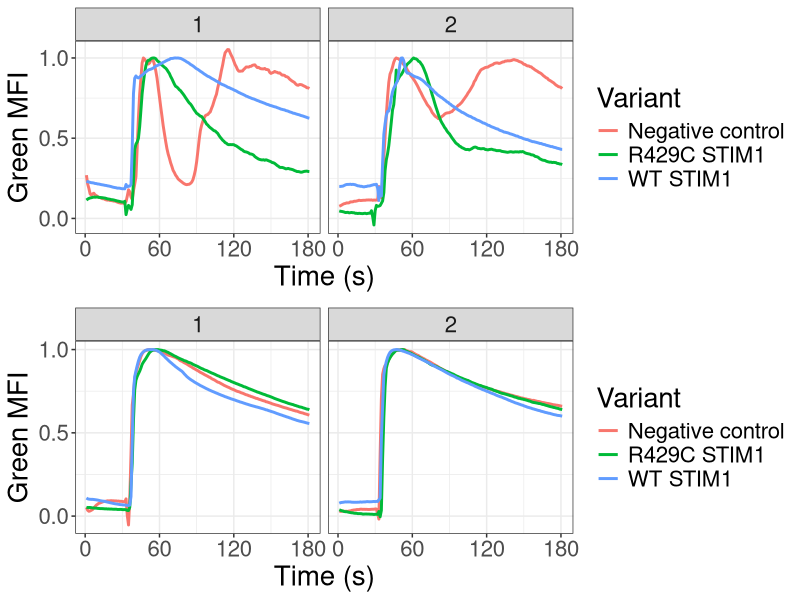

Write R code to recreate this figure.
## ---- chunk 1
library(tidyverse)
library(reshape2)
library(gridExtra)
theme_set(theme_bw())

## ---- chunk 2
rep1 = read.csv("rep1_signal.csv")
rep1 = rep1[-1]
rep2 = read.csv("rep2_signal.csv")
rep2 = rep2[-1]
## ---- chunk 3
#separate based on stimulus and variant
rep1_mch_cch = rep1 %>% filter(Name == "mCherry_cch")
rep1_005_cch = rep1 %>% filter(Name == "pNK005_cch")
rep1_013_cch = rep1 %>% filter(Name == "pNK013_cch")

rep1_mch_iono = rep1 %>% filter(Name == "mCherry_ionomycin")
rep1_005_iono = rep1 %>% filter(Name == "pNK005_ionomycin")
rep1_013_iono = rep1 %>% filter(Name == "pNK013_ionomycin")

rep2_mch_cch = rep2 %>% filter(Name == "mCherry_cch")
rep2_005_cch = rep2 %>% filter(Name == "pNK005_cch")
rep2_013_cch = rep2 %>% filter(Name == "pNK013_cch")

rep2_mch_iono = rep2 %>% filter(Name == "mCherry_ionomycin")
rep2_005_iono = rep2 %>% filter(Name == "pNK005_ionomycin")
rep2_013_iono = rep2 %>% filter(Name == "pNK013_ionomycin")

## ---- chunk 4
rep_4b = ggplot()+ scale_x_continuous(limits = c(0,180), breaks = c(0,30,60,90,120,150,180))+ scale_y_continuous(limits = c(0,8000))+
  geom_line(data = rep1_mch_cch, aes(x = ND.T, y = signal, color = "100uM Carbachol"), size =3)+
  geom_line(data = rep1_mch_iono, aes(x = ND.T, y = signal, color = "2uM Ionomycin"), size =3)+
  labs(x = "Time(s)", y = "Green MFI", color = "Condition") +
  theme(text = element_text(size = 20))


#ggsave("rep_4b.pdf", rep_4b, width = 10, useDingbats = F)
## ---- chunk 5
#fluorescence measurements for cch of each replicate
cch_rep1 = bind_rows(rep1_mch_cch, rep1_005_cch, rep1_013_cch) 
cch_rep1 = cch_rep1 %>% mutate(rep = '1')
cch_rep2 = bind_rows(rep2_mch_cch, rep2_005_cch, rep2_013_cch)
cch_rep2 = cch_rep2 %>% mutate(rep = '2')
cch_reps = bind_rows(cch_rep1, cch_rep2)
cch_reps[cch_reps == "mCherry_cch"] = "Negative control"
cch_reps[cch_reps == "pNK005_cch"] = "WT STIM1"
cch_reps[cch_reps == "pNK013_cch"] = "R429C STIM1"

b = ggplot(data = cch_reps, aes(x = ND.T, y = signal, color = Name))+theme_bw()+ scale_y_continuous(limits = c(0,2500))+ scale_x_continuous(limits= c(0,180), breaks = c(0,60,120,180))+
  labs(x = "Time (s)", y = "Green MFI", color = "Variant")+ theme(text = element_text(size = 20)) + 
  geom_line(size = 1) +
  facet_wrap(~rep)

#fluorescence measurements for ionomycin of each replicate
iono_rep1 = bind_rows(rep1_mch_iono, rep1_005_iono, rep1_013_iono) 
iono_rep1 = iono_rep1 %>% mutate(rep = '1')
iono_rep2 = bind_rows(rep2_mch_iono, rep2_005_iono, rep2_013_iono)
iono_rep2 = iono_rep2 %>% mutate(rep = '2')
iono_reps = bind_rows(iono_rep1, iono_rep2)
iono_reps[iono_reps == "mCherry_ionomycin"] = "Negative control"
iono_reps[iono_reps == "pNK005_ionomycin"] = "WT STIM1"
iono_reps[iono_reps == "pNK013_ionomycin"] = "R429C STIM1"

c = ggplot(data = iono_reps, aes(x = ND.T, y = signal, color = Name))+ scale_y_continuous(limits = c(0,6000))+ scale_x_continuous(limits= c(0,180), breaks = c(0,60,120,180))+theme_bw()+ labs(x = "Time (s)", y = "Green MFI")+ theme(text = element_text(size = 20))+
  geom_line(size = 1) +
  facet_wrap(~rep)

# ggsave("cch_reps.pdf", b, width = 7, height = 4)
# ggsave("iono_reps.pdf", c, width = 7, height = 4)

## ---- chunk 6
#100uM carbachol 
#replicate 1
comp_rep1_cch = data.frame(matrix(ncol = 3, nrow = 3))
colnames(comp_rep1_cch) = c("variant", "min_value", "peak_value")
comp_rep1_cch[1,1] = "Negative control"
comp_rep1_cch[2,1] = "WT STIM1"
comp_rep1_cch[3,1] = "R429C STIM1"
comp_rep1_cch[1,2] = min(rep1_mch_cch$signal)
comp_rep1_cch[2,2] = min(rep1_005_cch$signal)
comp_rep1_cch[3,2] = min(rep1_013_cch$signal)
comp_rep1_cch[1,3] = max(rep1_mch_cch$signal)
comp_rep1_cch[2,3] = max(rep1_005_cch$signal)
comp_rep1_cch[3,3] = max(rep1_013_cch$signal)
comp_rep1_cchlg = comp_rep1_cch %>% melt() %>% mutate(replicate = '1')

#replicate 2
comp_rep2_cch = data.frame(matrix(ncol = 3, nrow = 3))
colnames(comp_rep2_cch) = c("variant", "min_value", "peak_value")
comp_rep2_cch[1,1] = "Negative control"
comp_rep2_cch[2,1] = "WT STIM1"
comp_rep2_cch[3,1] = "R429C STIM1"
comp_rep2_cch[1,2] = min(rep2_mch_cch$signal)
comp_rep2_cch[2,2] = min(rep2_005_cch$signal)
comp_rep2_cch[3,2] = min(rep2_013_cch$signal)
comp_rep2_cch[1,3] = max(rep2_mch_cch$signal)
comp_rep2_cch[2,3] = max(rep2_005_cch$signal)
comp_rep2_cch[3,3] = max(rep2_013_cch$signal)
comp_rep2_cchlg = comp_rep2_cch %>% melt() %>% mutate(replicate = '2')

comp_cch = bind_rows(comp_rep1_cchlg, comp_rep2_cchlg)

cch_4c = ggplot(data = comp_cch, aes(x =variable, y= value, color = variant))+ 
  geom_point(position=position_dodge(width = 0.25)) + 
  stat_summary(geom = "point", shape = 8,  position = position_dodge(width = 0.25))+
  scale_x_discrete(labels = c("Initial", "Peak"))+ 
  labs(x = "Time point", y = "Green MFI", color = "Variant")+ 
  theme(text=element_text(size=20), legend.position = "none")

#ggsave("cch_4c.pdf", cch_4c, width = 4, height = 3)

#ionomycin
#replicate 1
comp_rep1_iono = data.frame(matrix(ncol = 3, nrow = 3))
colnames(comp_rep1_iono) = c("variant", "min_value", "peak_value")
comp_rep1_iono[1,1] = "Negative control"
comp_rep1_iono[2,1] = "WT STIM1"
comp_rep1_iono[3,1] = "R429C STIM1"
comp_rep1_iono[1,2] = min(rep1_mch_iono$signal)
comp_rep1_iono[2,2] = min(rep1_005_iono$signal)
comp_rep1_iono[3,2] = min(rep1_013_iono$signal)
comp_rep1_iono[1,3] = max(rep1_mch_iono$signal)
comp_rep1_iono[2,3] = max(rep1_005_iono$signal)
comp_rep1_iono[3,3] = max(rep1_013_iono$signal)
comp_rep1_ionolg = comp_rep1_iono %>% melt() %>% mutate(replicate = '1')

# #replicate 2
comp_rep2_iono = data.frame(matrix(ncol = 3, nrow = 3))
colnames(comp_rep2_iono) = c("variant", "min_value", "peak_value")
comp_rep2_iono[1,1] = "Negative control"
comp_rep2_iono[2,1] = "WT STIM1"
comp_rep2_iono[3,1] = "R429C STIM1"
comp_rep2_iono[1,2] = min(rep2_mch_iono$signal)
comp_rep2_iono[2,2] = min(rep2_005_iono$signal)
comp_rep2_iono[3,2] = min(rep2_013_iono$signal)
comp_rep2_iono[1,3] = max(rep2_mch_iono$signal)
comp_rep2_iono[2,3] = max(rep2_005_iono$signal)
comp_rep2_iono[3,3] = max(rep2_013_iono$signal)
comp_rep2_ionolg = comp_rep2_iono %>% melt() %>% mutate(replicate = '2')

comp_iono = bind_rows(comp_rep1_ionolg, comp_rep2_ionolg)

iono_4c = ggplot(data = comp_iono, aes(x =variable, y= value, color = variant))+ scale_y_continuous(limits = c(0,6000))+
 geom_point(position=position_dodge(width = 0.25)) + 
  stat_summary(geom = "point", shape = 8,  position = position_dodge(width = 0.25))+
  scale_x_discrete(labels = c("Initial", "Peak"))+ 
  labs(x = "Time point", y = "Green MFI", color = "Variant")+ 
  theme(text=element_text(size=20), legend.position = "none")

#ggsave("iono_4c.pdf", iono_4c, width = 4, height = 3)

## ---- chunk 7
#carbachol
#rep 1
rep1_cch_mch_decay = rep1_mch_cch %>% mutate(norm_peak = signal/801.414)
rep1_cch_005_decay = rep1_005_cch %>% mutate(norm_peak = signal/max(signal))
rep1_cch_013_decay = rep1_013_cch %>% mutate(norm_peak = signal/max(signal))
rep1_cch_decay_normpeak = bind_rows(rep1_cch_mch_decay, rep1_cch_005_decay, rep1_cch_013_decay)

#rep 2
rep2_cch_mch_decay = rep2_mch_cch %>% mutate(norm_peak = signal/max(signal))
rep2_cch_005_decay = rep2_005_cch %>% mutate(norm_peak = signal/max(signal))
rep2_cch_013_decay = rep2_013_cch %>% mutate(norm_peak = signal/max(signal))
rep2_cch_decay_normpeak = bind_rows(rep2_cch_mch_decay, rep2_cch_005_decay, rep2_cch_013_decay)

rep_normpeak_decay = bind_rows(rep1_cch_decay_normpeak, rep2_cch_decay_normpeak)
rep_normpeak_decay[rep_normpeak_decay == "mCherry_cch"] = "Negative control"
rep_normpeak_decay[rep_normpeak_decay == "pNK005_cch"] = "WT STIM1"
rep_normpeak_decay[rep_normpeak_decay == "pNK013_cch"] = "R429C STIM1"

cch_normpeak_4d = ggplot(data = rep_normpeak_decay, aes(x = ND.T, y = norm_peak, color = Name))+theme_bw()+ scale_y_continuous(breaks = c(0,0.5,1))+ scale_x_continuous(breaks = c(0, 60, 120, 180))+ 
  labs(x = "Time (s)", y = "Green MFI", color = "Variant")+ theme(text = element_text(size = 20)) + 
  geom_line(size = 1) +
  facet_wrap(~rep)
#ionomycin
#rep 1
rep1_iono_mch_decay = rep1_mch_iono %>% mutate(norm_peak = signal/max(signal))
rep1_iono_005_decay = rep1_005_iono %>% mutate(norm_peak = signal/max(signal))
rep1_iono_013_decay = rep1_013_iono %>% mutate(norm_peak = signal/max(signal))
rep1_iono_decay_normpeak = bind_rows(rep1_iono_mch_decay, rep1_iono_005_decay, rep1_iono_013_decay)

#rep 2
rep2_iono_mch_decay = rep2_mch_iono %>% mutate(norm_peak = signal/max(signal))
rep2_iono_005_decay = rep2_005_iono %>% mutate(norm_peak = signal/max(signal))
rep2_iono_013_decay = rep2_013_iono %>% mutate(norm_peak = signal/max(signal))
rep2_iono_decay_normpeak = bind_rows(rep2_iono_mch_decay, rep2_iono_005_decay, rep2_iono_013_decay)

rep_normpeak_decay_iono = bind_rows(rep1_iono_decay_normpeak, rep2_iono_decay_normpeak)
rep_normpeak_decay_iono[rep_normpeak_decay_iono == "mCherry_ionomycin"] = "Negative control"
rep_normpeak_decay_iono[rep_normpeak_decay_iono == "pNK005_ionomycin"] = "WT STIM1"
rep_normpeak_decay_iono[rep_normpeak_decay_iono == "pNK013_ionomycin"] = "R429C STIM1"

iono_normpeak_4d = ggplot(data = rep_normpeak_decay_iono, aes(x = ND.T, y = norm_peak, color = Name))+theme_bw()+ scale_y_continuous(breaks = c(0,0.5,1))+ scale_x_continuous(breaks = c(0, 60, 120, 180))+ 
  labs(x = "Time (s)", y = "Green MFI", color = "Variant")+ theme(text = element_text(size = 20)) + 
  geom_line(size = 1) +
  facet_wrap(~rep)

# ggsave("cch_normpeak_4d.pdf", cch_normpeak_4d, width = 7, height = 4)
# ggsave("iono_normpeak_4d.pdf", iono_normpeak_4d, width = 7, height = 4)

grid.arrange(cch_normpeak_4d, iono_normpeak_4d)
## ---- chunk 8
sessionInfo()
